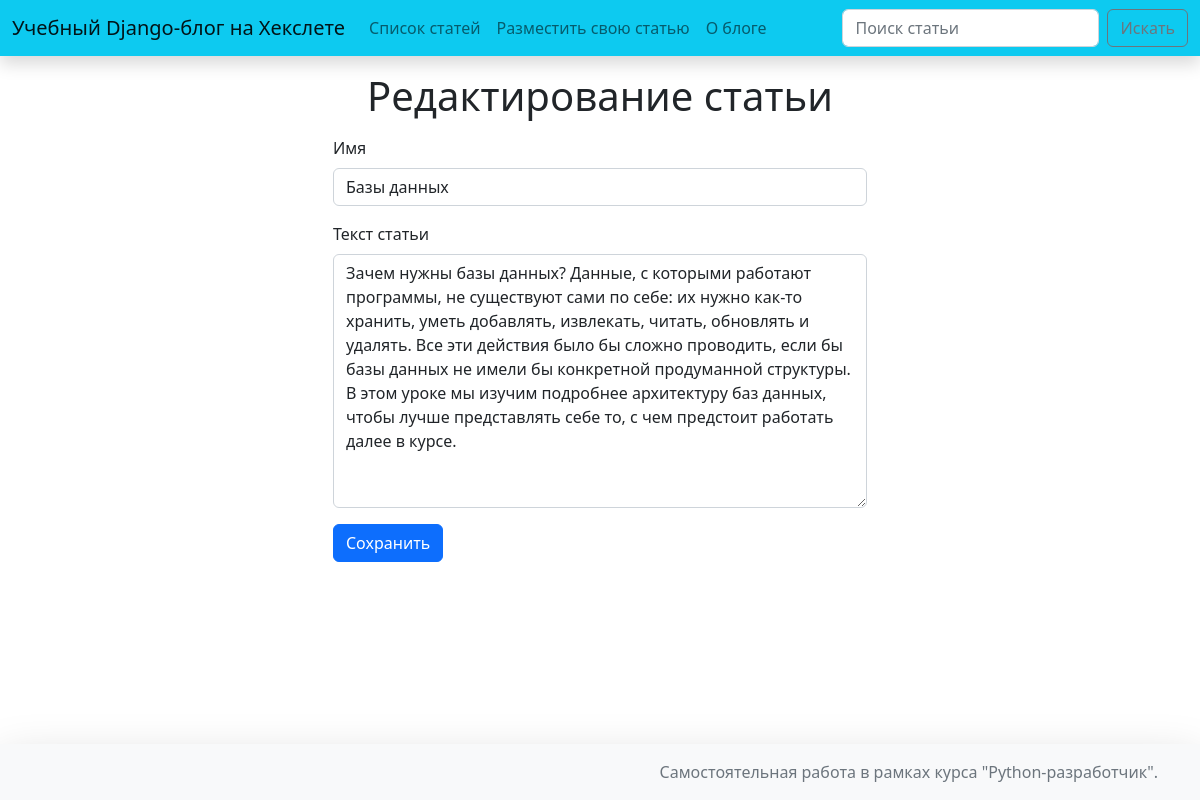
/articles/17/edit/, run on the app's committed database.
### hexlet_django_blog/article/models.py (models this page shows, shortened)
class Article(models.Model):
    name = models.CharField(max_length=200)  # название статьи
    body = models.TextField()  # тело статьи
    timestamp = models.DateTimeField(auto_now_add=True)

### hexlet_django_blog/article/views.py (the view, shortened to what this page needs)
# urls.py: path('<int:id>/edit/', views.ArticleEditView.as_view(), name='article_update'),
class ArticleEditView(View):
    def get(self, request, *args, **kwargs):
        article_id = kwargs.get('id')
        article = Article.objects.get(id=article_id)
        form = ArticleForm(instance=article)
        return render(request, 'articles/update.html', {'form': form, 'article_id': article_id})

### hexlet_django_blog/article/forms.py
class ArticleForm(ModelForm):
    class Meta:
        model = Article
        fields = ['name', 'body']
        labels = {
            'name': 'Имя',
            'body': 'Текст статьи'
        }

### hexlet_django_blog/templates/articles/update.html (shortened to what this page needs)
{% extends 'layout/default.html' %}
{% load django_bootstrap5 %}
{% block title %}Редактирование статьи{% endblock %}
{% block content %}
<div class="container">
    <div class="row">
        <div class="col-6 mx-auto">
            <form action="{% url 'articles_update' id=article_id %}" method="post">
                {% bootstrap_form form %}
                <button type="submit" class="btn btn-primary">Сохранить</button>
            </form>
        </div>
    </div>
</div>
{% endblock %}

### data on the page
Article: name "Базы данных", body "Зачем нужны базы данных? Данные, с которыми работают программы, не существуют сами по себе: их нужно как-то хранить, уметь добавлять, извлекать, читать, обновлять и удалять. Все эти действия было бы сложно проводить, если бы базы данных не имели бы конкретной продуманной структуры. В этом уроке мы изучим подробнее архитектуру баз данных, чтобы лучше представлять себе то, с чем предстоит работать далее в курсе."
